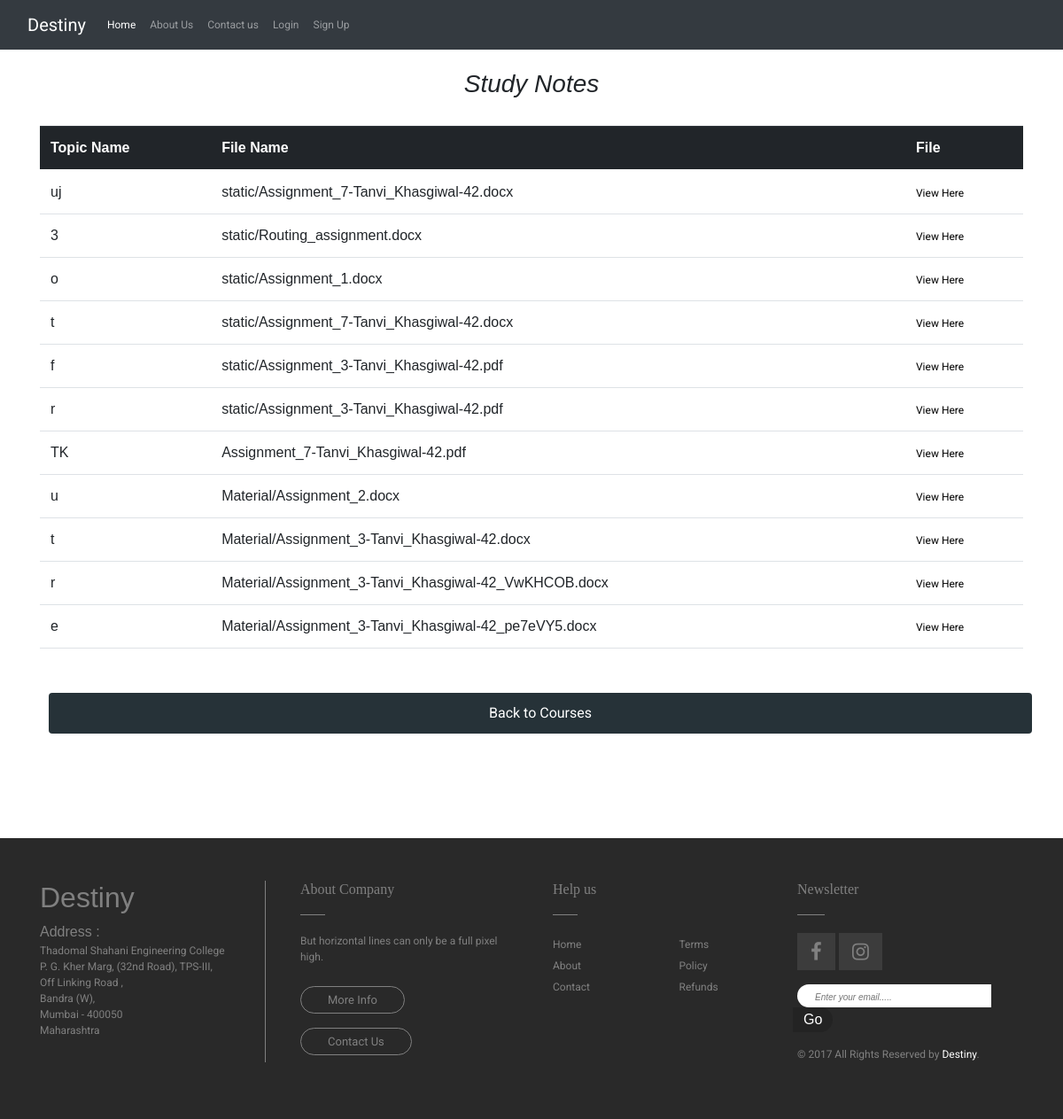
The app's page /resources.html, older data.
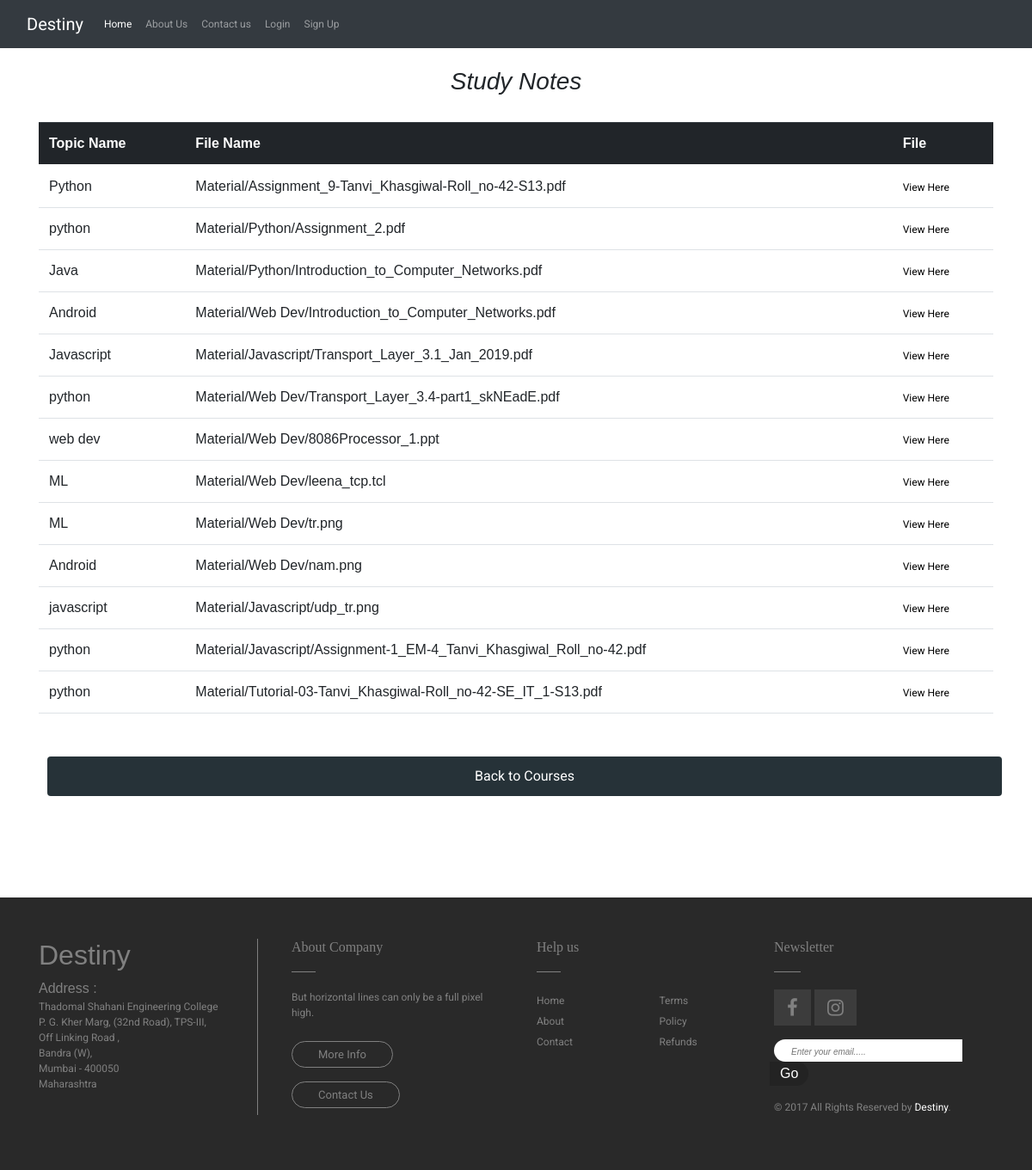
The same page, newer data.
### Home/models.py (models this page shows)
class Upload_Files(models.Model):
    topic_name = models.CharField(max_length=200)
    notes_file = models.FileField(upload_to="Material/")

### Home/views.py (the view)
# urls.py: path('resources.html', views.resources, name='resources.html'),
def resources(request):
    all_Materials = Upload_Files.objects.all()
    return render(request, 'resources.html', {"Materials": all_Materials})

### templates/resources.html (shortened to what this page needs)
{% extends 'base.html' %}
{% load static %}
{% block body %}
<head>
	<link rel="stylesheet" href="https://stackpath.bootstrapcdn.com/bootstrap/4.5.2/css/bootstrap.min.css">
	<link rel="stylesheet" href="https://cdnjs.cloudflare.com/ajax/libs/font-awesome/4.7.0/css/font-awesome.min.css">
</head>
<body>
<div class="container" id = "notes">
    <h3><i>Study Notes</i></h3> <table class="table">
 <thead class="thead-dark">
        <th scope="col">Topic Name</th>
        <th scope="col">File Name</th>
        <th scope="col">File</th>
 </thead>
        {% for Material in Materials %}
        <tr >
            <td >{{ Material.topic_name }}</td>
            <td>{{Material.notes_file}}</td>
            <td><a href="{{Material.notes_file.url}}" type = "application/pdf" >View Here</a></td>
        </tr>
{% endfor %}
  </table>
    <br>
    <div ><a href="catalog"><button type="submit" class="btn" id="back" >Back to Courses</button></a></div><br> <br>
</div>
{% endblock body %}

### templates/base.html (shortened to what this page needs)
{% load static %}
<!DOCTYPE html>
<html lang="en">
    <head>
        <link rel="stylesheet" href="Assets/css/catalogStyle.css">
        <link href="https://cdn.jsdelivr.net/npm/bootstrap@5.0.0-beta3/dist/css/bootstrap.min.css" rel="stylesheet"
>
    </head>
    <body>
<nav class="navbar navbar-expand-lg navbar-dark bg-dark">
    <div class="container-fluid">
      <a class="navbar-brand" href="/">Destiny</a>
      <div class="collapse navbar-collapse" id="navbarSupportedContent">
        <ul class="navbar-nav me-auto mb-2 mb-lg-0">
          <li class="nav-item">
            <a class="nav-link active" aria-current="page" href="/">Home</a>
          </li>
          <li class="nav-item">
            <a class="nav-link" href="aboutus">About Us</a>
          </li>
          <li class="nav-item">
            <a class="nav-link" href="contactus">Contact us</a>
          </li>
            {% if user.is_authenticated %}
            <li class="nav-item">
                <a class="nav-link"> Hello, {{user.username}}</a></li>
            <li class="nav-item">
            <a class="nav-link" href="logout">Logout</a>
          </li>
            {% elif faculty.is_authenticated %}
            <li class="nav-item">
                <a class="nav-link"> Hello, {{faculty.username}}</a></li>
            <li class="nav-item">
            <a class="nav-link" href="logout">Logout</a>
          </li>
            {% else %}
          <li class="nav-item">
            <a class="nav-link" href="login1.html">Login</a>
          </li>
          <li class="nav-item">
            <a class="nav-link" href="signup.html">Sign Up</a>
          </li>
            {% endif %}
        </ul>
      </div>
    </div>
  </nav>
    {% block body %}
    {% endblock body %}
  <link rel="stylesheet" href="https://maxcdn.bootstrapcdn.com/bootstrap/4.1.3/css/bootstrap.min.css">
  <link rel="stylesheet" href="https://cdnjs.cloudflare.com/ajax/libs/font-awesome/4.7.0/css/font-awesome.min.css">
  <link rel="stylesheet" href= "{% static 'css/footerStyle.css' %}">
<body>
<footer class="container-fluid bg-grey py-5">
<div class="container">
   <div class="row">
      <div class="col-md-6">
         <div class="row">
            <div class="col-md-6 ">
               <div class="logo-part">
                  <h2>Destiny</h2>
                  <address><span>
                    Address :
                    <p>Thadomal Shahani Engineering College<br>
                    P. G. Kher Marg, (32nd Road), TPS-III,<br>
                    Off Linking Road ,<br>
                    Bandra (W),<br>
                    Mumbai - 400050<br>
                    Maharashtra</p></span>
                  </address>
               </div>
            </div>
            <div class="col-md-6 px-4">
               <h6> About Company</h6>
               <p>But horizontal lines can only be a full pixel high.</p>
               <a href="#" class="btn-footer"> More Info </a><br>
               <a href="#" class="btn-footer"> Contact Us</a>
            </div>
         </div>
      </div>
      <div class="col-md-6">
         <div class="row">
            <div class="col-md-6 px-4">
               <h6> Help us</h6>
               <div class="row ">
                  <div class="col-md-6">
                     <ul>
                        <li> <a href="/"> Home</a> </li>
                        <li> <a href="aboutus"> About</a> </li>
                        <li> <a href="contactus"> Contact</a> </li>
                     </ul>
                  </div>
                  <div class="col-md-6 px-4">
                     <ul>
                        <li> <a href="#"> Terms</a> </li>
                        <li> <a href="#"> Policy</a> </li>
                        <li> <a href="#"> Refunds</a> </li>
                     </ul>
                  </div>
               </div>
            </div>
            <div class="col-md-6 ">
               <h6> Newsletter</h6>
               <div class="social">
                  <a href="aboutus.html"><i class="fa fa-facebook" aria-hidden="true"></i></a>
                  <a href="Contactus.html"><i class="fa fa-instagram" aria-hidden="true"></i></a>
               </div>
               <form class="form-footer my-3">
                  <input type="text"  placeholder="Enter your email....." name="search">
                  <input type="button" value="Go" >
               </form>
               <p class="copyright-text">&copy; 2017 All Rights Reserved by
         <a href="index.html" style="color: White;">Destiny</a>.
            </div>
         </div>
      </div>
   </div>
</div>
</body>
</html>

### static/css/footerStyle.css (style rules this page uses)
body { font-family: 'Signika', sans-serif; }
.bg-grey { background: #292929; }
footer { color: grey; }
footer p, a { font-size: 12px; font-family: 'Roboto', sans-serif; }
footer h6 { font-family: 'Playfair Display', serif; margin-bottom: 40px; position: relative; }
footer h6:after { position: absolute; content: ""; background: grey; width: 12%; height: 1px; left: 0; bottom: -20px; }
.btn-footer { color: grey; text-decoration: none; border: 1px solid; border-radius: 43px; font-size: 13px; padding: 7px 30px; line-height: 47px; }
.form-footer input[type="text"] { border: none; border-radius: 16px 0 0 16px; outline: none; padding-left: 10px; }
::placeholder { font-size: 10px; padding-left: 10px; font-style: italic; }
.form-footer input[type="button"] { border: none; background:#232323; margin-left: -5px; color: #fff; outline: none; border-radius: 0 16px 16px 0; padding: 2px 12px; }
.social .fa { color: grey; font-size: 22px; padding: 10px 15px; background: #3c3c3c; }
footer ul li { list-style: none; display: block; }
footer ul { padding-left: 0; }
footer ul li a { text-decoration: none; color: grey; text-decoration:none; }
.logo-part { border-right: 1px solid grey; height: 100%; }

### templates/resources.html (style rules this page uses)
#notes { padding-bottom:5%; }
#notes h3 { text-align: center; padding:2%; }
#notes a { color: #000; }
#back { margin:10px; padding:10px; width:100%; background:#263238; color:#fff; }

Row changes from the older to the newer data that the page shows:
changed Upload_Files: topic_name "uj" → "Python"; notes_file "static/Assignment_7-Tanvi_Khasgiwal-42.docx" → "Material/Assignment_9-Tanvi_Khasgiwal-Roll_no-42-S13.pdf"
changed Upload_Files: topic_name "3" → "python"; notes_file "static/Routing_assignment.docx" → "Material/Python/Assignment_2.pdf"
changed Upload_Files: topic_name "o" → "Java"; notes_file "static/Assignment_1.docx" → "Material/Python/Introduction_to_Computer_Networks.pdf"
changed Upload_Files: topic_name "t" → "Android"; notes_file "static/Assignment_7-Tanvi_Khasgiwal-42.docx" → "Material/Web Dev/Introduction_to_Computer_Networks.pdf"
changed Upload_Files: topic_name "f" → "Javascript"; notes_file "static/Assignment_3-Tanvi_Khasgiwal-42.pdf" → "Material/Javascript/Transport_Layer_3.1_Jan_2019.pdf"
changed Upload_Files: topic_name "r" → "python"; notes_file "static/Assignment_3-Tanvi_Khasgiwal-42.pdf" → "Material/Web Dev/Transport_Layer_3.4-part1_skNEadE.pdf"
changed Upload_Files: topic_name "TK" → "web dev"; notes_file "Assignment_7-Tanvi_Khasgiwal-42.pdf" → "Material/Web Dev/8086Processor_1.ppt"
changed Upload_Files: topic_name "u" → "ML"; notes_file "Material/Assignment_2.docx" → "Material/Web Dev/leena_tcp.tcl"
changed Upload_Files: topic_name "t" → "ML"; notes_file "Material/Assignment_3-Tanvi_Khasgiwal-42.docx" → "Material/Web Dev/tr.png"
changed Upload_Files: topic_name "r" → "Android"; notes_file "Material/Assignment_3-Tanvi_Khasgiwal-42_VwKHCOB.docx" → "Material/Web Dev/nam.png"
changed Upload_Files: topic_name "e" → "javascript"; notes_file "Material/Assignment_3-Tanvi_Khasgiwal-42_pe7eVY5.docx" → "Material/Javascript/udp_tr.png"
added Upload_Files: topic_name "python", notes_file "Material/Javascript/Assignment-1_EM-4_Tanvi_Khasgiwal_Roll_no-42.pdf"
added Upload_Files: topic_name "python", notes_file "Material/Tutorial-03-Tanvi_Khasgiwal-Roll_no-42-SE_IT_1-S13.pdf"
